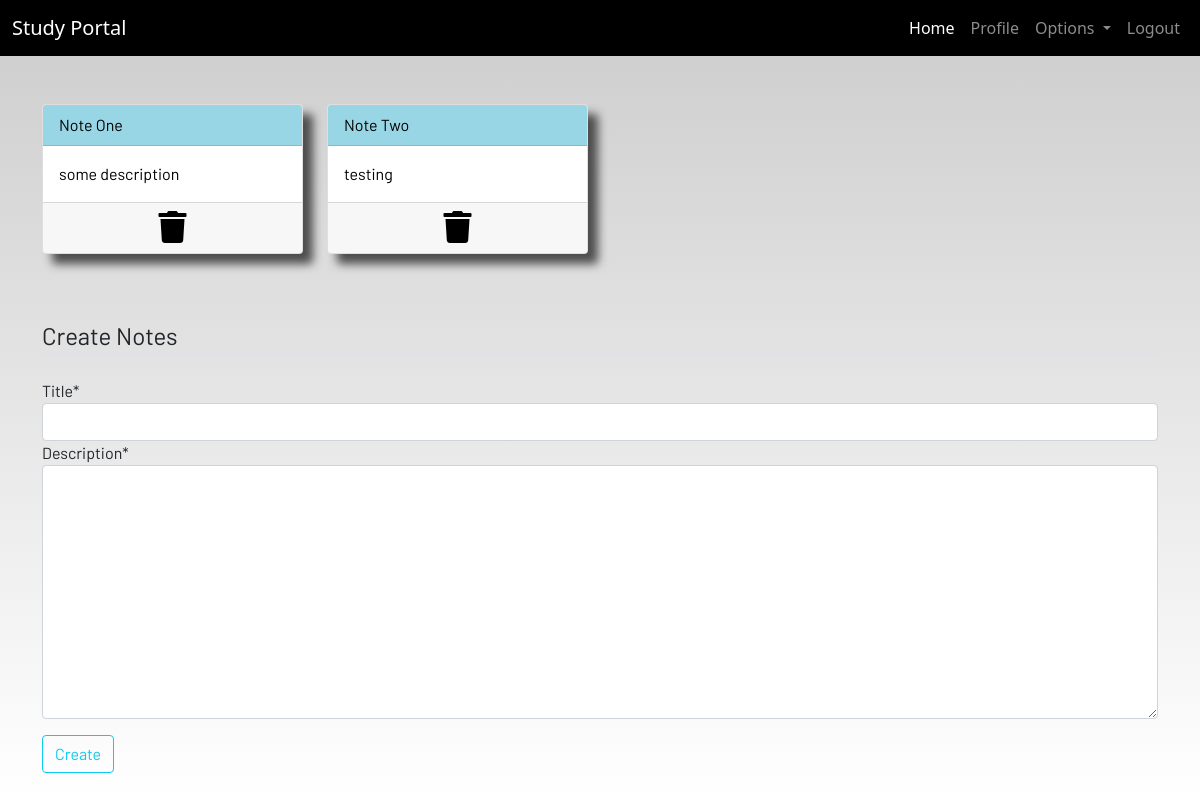
Screenshot of /notes/ (signed in) with the database file from the repository.
### dashboard/models.py (models this page shows, shortened)
class Notes(models.Model):
    user = models.ForeignKey(User,on_delete=models.CASCADE)
    title = models.CharField(max_length=200)
    description = models.TextField()
    class Meta:
        verbose_name = 'Note'
        verbose_name_plural = 'Notes'
    def get_absolute_url(self):
        return reverse('note',kwargs={'pk':self.pk})

### dashboard/views.py (the view, shortened to what this page needs)
# urls.py: path('notes/',views.notes,name="notes"),
@login_required
def notes(request):
    notes = Notes.objects.filter(user=request.user)
    form = NotesForm()
    context = {
        'notes':notes,
        'form':form
    }
    return render(request,'dashboard/notes.html',context)

### dashboard/forms.py
class NotesForm(forms.ModelForm):
    class Meta:
        model = Notes
        fields = ('title','description')

### dashboard/templates/dashboard/notes.html (shortened to what this page needs)
{% extends 'dashboard/base.html' %}
{% load static %}
{% load crispy_forms_tags %}
{% block content %}
<div class="container">
    <div class="row">
        {% for note in notes%}
        <div class="col-md-3 mb-3">
            <a href="{{note.get_absolute_url}}">
                <div class="card">
                    <div class="card-header">{{note.title}}</div>
                    <div class="card-body">{{note.description|truncatechars:100}}</div>
                    <div class="card-footer mt-auto text-center">
                        <a href="{% url 'delete-note' note.pk %}">
                            <i class="fa fa-trash fa-2x"></i>
                        </a>
                    </div>
                </div>
            </a>
        </div>
        {% endfor %}
        <br><br>
    </div>
</div>
<br><br>
<div class="container">
    <form method="POST">
        <fieldset class="form-group">
            <legend class="border-bottom mb-4">Create Notes</legend>
        </fieldset>
        {{form|crispy}}
        <div class="form-group">
            <button href="" class="btn btn-outline-info mt-3" type="submit">
                Create
            </button>
        </div>
    </form>
</div>
{% endblock content %}

### statics/css/main.css (style rules this page uses)
html { scroll-behavior: smooth; height: 100%; width: 100%; }
.card { box-shadow: 10px 10px 10px rgb(78, 77, 77); }
a { text-decoration: none !important; color: black; }
.card-header { color: black !important; background: rgb(152, 214, 230) !important; transition: 0.3s ease-in; }
html, body { max-width: 100%; overflow-x: hidden; height: 100%; width: 100%; }
body { background: linear-gradient(rgba(0, 0, 0, 0.2), rgba(255, 255, 255, 0.5)); overflow-x: hidden; background-repeat: no-repeat; }
.card-header { background-color: rgb(133, 204, 231); }
.col-md-3 .card { width: 100%; height: 100%; }
.fa { color: black; }

### rows the page displays
Notes: title "Note One", description "some description"
Notes: title "Note Two", description "testing"
